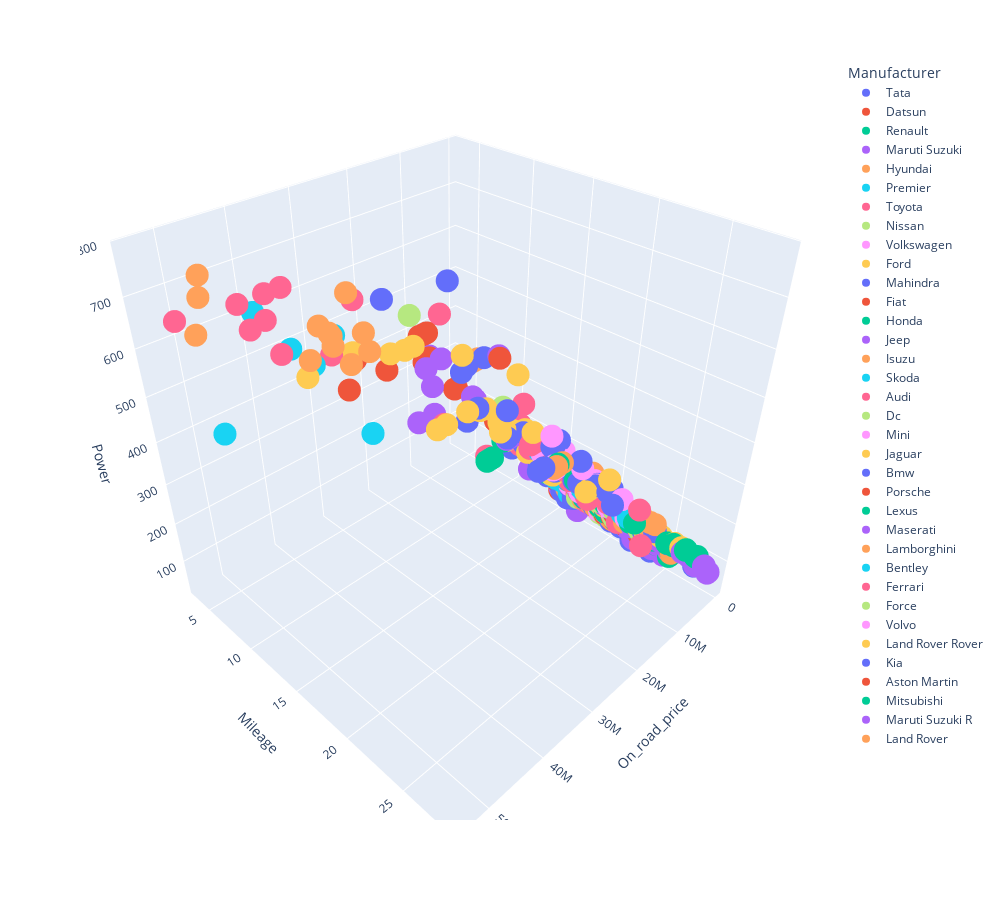

Notebook cell for this chart:
### Code cell
### Conclusion 
fig = px.scatter_3d(data, x='On_road_price', z='Power', y ='Mileage',color='Manufacturer', width=1000, height=900)
fig.update_layout(showlegend=True)
fig.show();
sns.set_theme(style="ticks", font_scale=1.25)
Fuel_type_body_type_relplot = sns.relplot(
    data=data,
    x="Fuel_Type", y="Body_Type", hue="Manufacturer",
    palette="magma_r", marker="x", s=100,
)
Fuel_type_body_type_relplot.set_axis_labels("Fuel Type", "Body Type", labelpad=10)
Fuel_type_body_type_relplot.legend.set_title("Company")
Fuel_type_body_type_relplot.figure.set_size_inches(20, 10)
Fuel_type_body_type_relplot.despine(trim=True);
